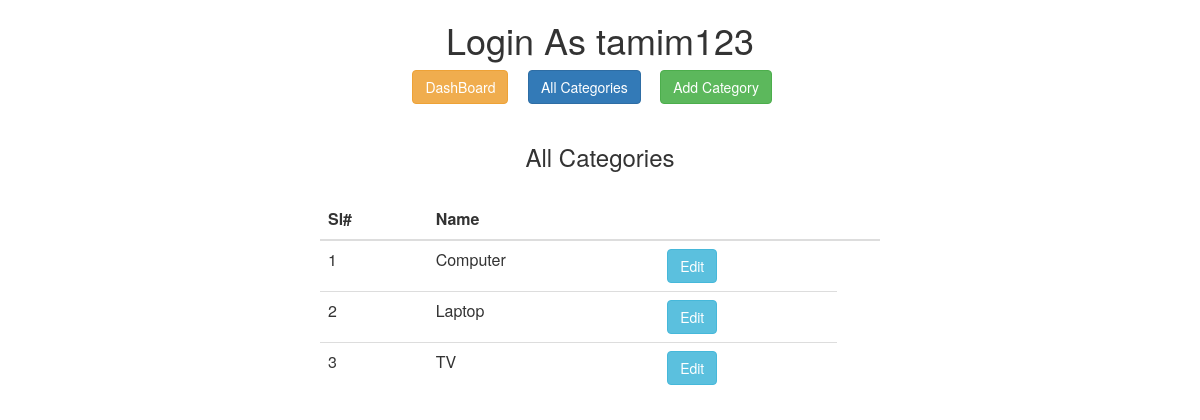
Screenshot of /Employee/allcategories.php (signed in) with the database file from the repository.
### tables this page shows
CREATE TABLE `categories` (
  `id` int(10) NOT NULL,
  `name` varchar(50) NOT NULL
);

### Employee/Model/db_config.php (called while the page is built, shortened)
<?php
$db_server="localhost";
$db_uname="root";
$db_pass="";
$db_name="e_techbd";
function get($query) {
global $db_server,$db_uname,$db_pass,$db_name;
$conn = mysqli_connect($db_server,$db_uname,$db_pass,$db_name);
$data=array();
if($conn){
	$result=mysqli_query($conn,$query);
	while($row=mysqli_fetch_assoc($result)){
		$data[]=$row;
	}
}
return $data;
}
?>

### Employee/Controllers/CategoryController.php (called while the page is built, shortened)
<?php
require_once 'Model/db_config.php';
function getAllCategories(){
  $query="select * from categories";
  $rs=get($query);
  return $rs;
}
 ?>

### Employee/allcategories.php (the view)
<?php
require_once 'Controllers/CategoryController.php';
include 'category.php';
$categories = getAllCategories();
 ?>
<html>
  </head>
  <body>
  <div class="text-center center">
    <h3>All Categories</h3>
    <table class="table table-responsive">
      <thead>
        <th>Sl#</th>&nbsp &nbsp
        <th>Name</th>&nbsp &nbsp
        <th></th>
        <th></th>
      </thead>
      <tbody>
        <?php
          $i=1;
          foreach ($categories as $c) {
            $id =$c["id"];
            echo "<tr>";
              echo "<td>$i</td>";
              echo "<td>".$c["name"]."</td>";
              echo'<td><a href="editcategory.php?id='.$id.'" class="btn btn-info">Edit</a></td>';
            echo "</tr>";
            $i++;
          }
         ?>
      </tbody>
    </table>
	</div>
  </body>
</html>

### rows the page displays
categories: name "Computer"
categories: name "Laptop"
categories: name "TV"

### other values shown
$_SESSION["loggeduser"] "tamim123"
